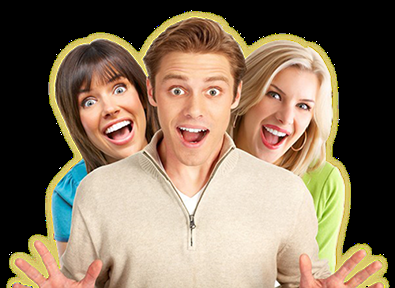
#> input picture gue/images/faces395*288.png, 395 x 288 px; its folder holds only this picture in this run
$ python 08_smoothing.py
#> lines starting #> are read from the running program, lines starting #| are printed output that depends on the picture
#30.01.18
#Bugnon 3MOCINFO
#Author Albert Guedj
#Inspired from various Raphael Holzer's .py files

import numpy as np
import cv2

path = "images/faces395*288.png"
image = cv2.imread(path)
#> image is the input picture: shape (288, 395, 3); mean B, G, R 95.6, 117.2, 135.9

f = open('08_smoothing_faces.md', 'w')

def md(txt):
    f.write(txt+'\n')


md("# Smoothing")

def show(title, img):
    cv2.imshow(title, img)
    img_path = "output/"+title+".jpg"
    cv2.imwrite(img_path, img)
    f.write(""+title+"\n\n")
    f.write("![image]("+img_path+")\n\n")


## ============================================================
md("""
## Averaging
Performing averaging blurring with
a 3 × 3 kernel *left*, 5 × 5 kernel *middle*,
and 7 × 7 kernel *right*
```python
blurred = np.hstack([
    cv2.blur(image, (3, 3)),
    cv2.blur(image, (5, 5)),
    cv2.blur(image, (7, 7))])
```
""")

blurred = np.hstack([
    cv2.blur(image, (3, 3)),
    cv2.blur(image, (5, 5)),
    cv2.blur(image, (7, 7))])
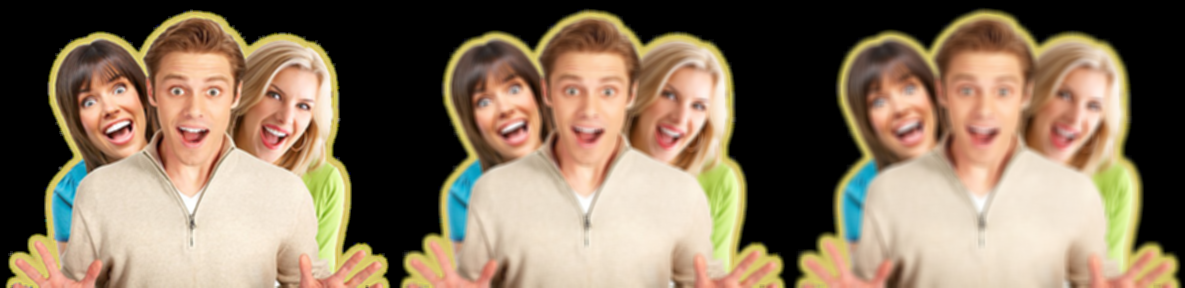
#> blurred: shape (288, 1185, 3); mean B, G, R 95.6, 117.2, 135.9
show("Averaged", blurred)

## ============================================================
md("""
## Gaussian
Performing Gaussian blurring with a
3 × 3 kernel *left*, 5 × 5 kernel *middle*,
and 7 × 7 kernel *right*. Again,
our image becomes more blurred as
the kernel size increases, but is less
blurred than the average method
```python
blurred = np.hstack([
    cv2.GaussianBlur(image, (3, 3), 0),
    cv2.GaussianBlur(image, (5, 5), 0),
    cv2.GaussianBlur(image, (7, 7), 0)])
```
""")

blurred = np.hstack([
    cv2.GaussianBlur(image, (3, 3), 0),
    cv2.GaussianBlur(image, (5, 5), 0),
    cv2.GaussianBlur(image, (7, 7), 0)])
show("Gaussian", blurred)

## ============================================================
md("""
## Median
Applying the median blur method to
our image with increasing kernel
sizes of 3 *left*, 5 *middle*, and
7 *right*, respectively. Notice that
we are no longer creating a “motion
blur”.
```python
blurred = np.hstack([
    cv2.medianBlur(image, 3),
    cv2.medianBlur(image, 5),
    cv2.medianBlur(image, 7)])
```
""")

blurred = np.hstack([
    cv2.medianBlur(image, 3),
    cv2.medianBlur(image, 5),
    cv2.medianBlur(image, 7)])
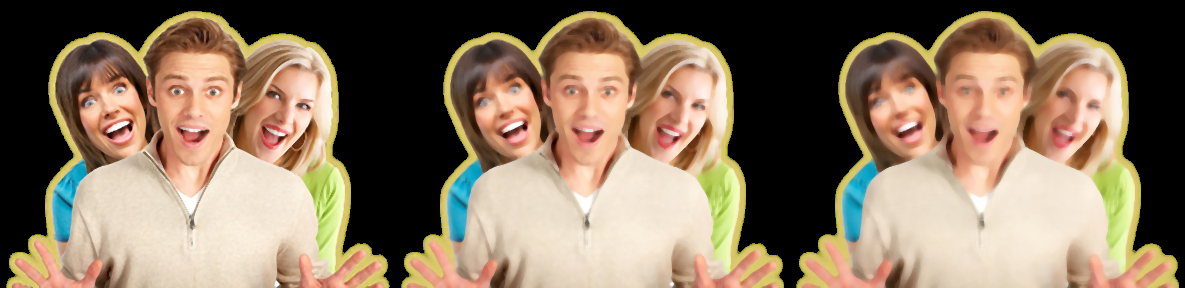
#> blurred: shape (288, 1185, 3); mean B, G, R 95.7, 117.4, 136.3
show("Median", blurred)

## ============================================================
md("""
## Bilateral
Applying Bilateral blurring to our
image. As the diameter of the
neighborhood, color σ, and space σ
increases *from left to right*, our image
has noise removed, yet still retains
edges and does not appear to
be “motion blurred”.
```python
blurred = np.hstack([
    cv2.bilateralFilter(image, 5, 21, 21),
    cv2.bilateralFilter(image, 7, 31, 31),
    cv2.bilateralFilter(image, 9, 41, 41)])
```
""")

blurred = np.hstack([
    cv2.bilateralFilter(image, 5, 21, 21),
    cv2.bilateralFilter(image, 7, 31, 31),
    cv2.bilateralFilter(image, 9, 41, 41)])
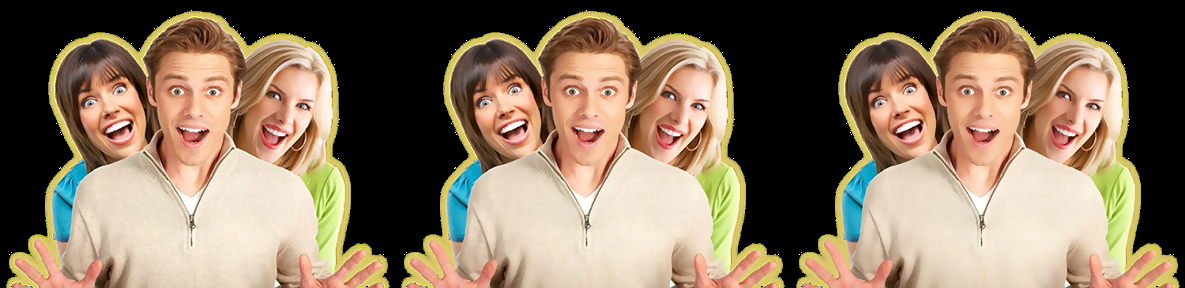
#> blurred: shape (288, 1185, 3); mean B, G, R 95.7, 117.3, 135.9
show("Bilateral", blurred)


f.close()
